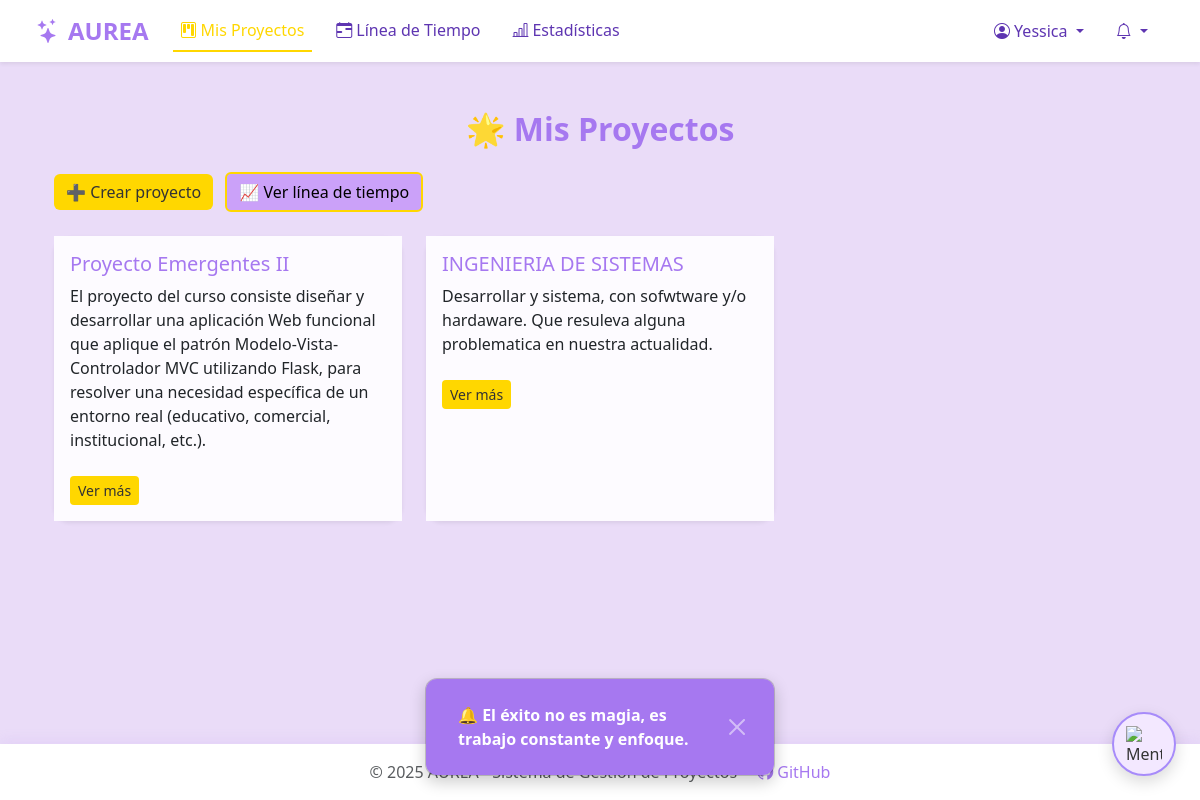
Page /project/dashboard (signed in) on the committed database.
### app/models.py (models this page shows, shortened)
class Usuario(db.Model, UserMixin):
    __tablename__ = 'usuarios'
    id_usuario = db.Column(db.Integer, primary_key=True)
    nombre = db.Column(db.String(100), nullable=False)
    email = db.Column(db.String(120), unique=True, nullable=False)
    contraseña = db.Column(db.String(200), nullable=False)
    id_rol = db.Column(db.Integer, db.ForeignKey('roles.id_rol'), default=2, nullable=False)
    rol = db.relationship('Rol', backref='usuario')
    colaboraciones = db.relationship('Colaborador', back_populates='usuario', cascade="all, delete-orphan")
    @property
    def id(self):
        return str(self.id_usuario)

class Proyecto(db.Model):
    __tablename__ = 'proyectos'
    id_proyecto = db.Column(db.Integer, primary_key = True)
    nombre = db.Column(db.String(100), nullable = False)
    descripcion = db.Column(db.Text, nullable=True)
    estado = db.Column(db.String(20), nullable=False, default='En progreso') #listo/en proceso/ detenido
    prioridad = db.Column(db.String(10), nullable=False, default='Media') # Alta, media, baja
    fecha_inicio = db.Column(db.Date, nullable=True)
    fecha_fin = db.Column(db.Date, nullable=True)
    progreso = db.Column(db.Integer, nullable=False, default=0)#0-100%
    colaboradores = db.relationship('Colaborador', back_populates='proyecto', cascade="all, delete-orphan")
    id_usuario = db.Column(db.Integer, db.ForeignKey('usuarios.id_usuario'), nullable=False)
    id_categoria = db.Column(db.Integer, db.ForeignKey('categorias.id_categoria'))

### app/project/routes.py (the view)
@project_bp.route('/dashboard')
@login_required
def dashboard():
    if current_user.rol.nombre == 'admin':
        proyectos = Proyecto.query.all()
    else:
        proyectos = Proyecto.query.filter(
            (Proyecto.id_usuario == current_user.id) |
            (Proyecto.colaboradores.any(Colaborador.id_usuario == current_user.id))
        ).all()
    return render_template('project/dashboard.html', proyectos=proyectos)

### app/auth/routes.py (called while the page is built)
@login_manager.user_loader
def load_user(user_id):
    frase = obtener_frase_aleatoria()
    flash(obtener_frase_aleatoria(), 'motivacion')
    print("LOAD USER - user_id recibido:", user_id)
    try:
        return Usuario.query.get(int(user_id))
    except Exception as e:
        print("Error al cargar usuario:", e)
        return None

### app/utils/motivacion.py (called while the page is built)
def obtener_frase_aleatoria():
    return random.choice(FRASES_MOTIVACIONALES)

### app/project/templates/project/dashboard.html
{% extends 'base.html' %}
{% block content %}
<div class="container mt-5">
  <h2 class="aurea-title mb-4">🌟 Mis Proyectos</h2>
  <div class="d-flex justify-content-between align-items-center mb-4">
  <div>
    <a href="{{ url_for('project.crear_proyecto') }}" class="btn btn-aurea me-2">➕ Crear proyecto</a>
    <a href="{{ url_for('project.linea_tiempo') }}" class="btn btn-lila-dorado">📈 Ver línea de tiempo</a>
  </div>
</div>
  <div class="row">
    {% for p in proyectos %}
    <div class="col-md-4 mb-4 fade-in-card">
      <div class="card shadow-sm h-100 border-0" style="border-radius: 16px;">
        <div class="card-body" style="background-color: #FDFBFF;">
          <h5 class="card-title" style="color: #A678F0;">{{ p.nombre }}</h5>
          <p class="card-text">{{ p.descripcion }}</p>
          <a href="{{ url_for('project.ver_proyecto', id=p.id_proyecto) }}" class="btn btn-aurea btn-sm mt-2">Ver más</a>
        </div>
      </div>
    </div>
    {% endfor %}
  </div>
</div>
{% endblock %}

### app/templates/base.html (shortened to what this page needs)
<!DOCTYPE html>
<html lang="es">
<head>
  <link href="https://cdn.jsdelivr.net/npm/bootstrap@5.3.0/dist/css/bootstrap.min.css" rel="stylesheet">
  <link rel="stylesheet" href="https://cdn.jsdelivr.net/npm/bootstrap-icons@1.11.0/font/bootstrap-icons.css">
</head>
<body>
  <nav class="navbar navbar-expand-lg navbar-light bg-white shadow-sm px-4">
    <div class="container-fluid">
      <a class="navbar-brand fs-4 fw-bold" href="{{ url_for('home') }}" style="color: #A678F0;">
        <i class="bi bi-stars me-2"></i>AUREA
      </a>
      <div class="collapse navbar-collapse" id="navbarNav">
        <ul class="navbar-nav me-auto">
          {% if current_user.is_authenticated %}
            <li class="nav-item">
              <a class="nav-link {{ 'active' if request.path == url_for('project.dashboard') }}"
                 href="{{ url_for('project.dashboard') }}">
                <i class="bi bi-kanban me-1"></i>Mis Proyectos
              </a>
            </li>
            <li class="nav-item">
              <a class="nav-link {{ 'active' if request.path == url_for('project.linea_tiempo') }}"
                 href="{{ url_for('project.linea_tiempo') }}">
                <i class="bi bi-calendar-range me-1"></i>Línea de Tiempo
              </a>
            </li>
            <li class="nav-item">
              <a class="nav-link {{ 'active' if request.path == url_for('project.estadisticas') }}"
                href="{{ url_for('project.estadisticas') }}">
                <i class="bi bi-bar-chart-line me-1"></i>Estadísticas
              </a>
            </li>
          {% endif %}
        </ul>
        <ul class="navbar-nav">
          {% if current_user.is_authenticated %}
            <li class="nav-item dropdown">
              <a class="nav-link dropdown-toggle" href="#" id="userDropdown" role="button"
                 data-bs-toggle="dropdown" aria-expanded="false">
                <i class="bi bi-person-circle me-1"></i>{{ current_user.nombre.split(' ')[0] }}
              </a>
            </li>
            <li class="nav-item dropdown position-relative">
  <a class="nav-link dropdown-toggle" href="#" id="navbarNotifications" role="button" data-bs-toggle="dropdown" aria-expanded="false">
    <i class="bi bi-bell"></i>
  </a>
</li>
          {% endif %}
        </ul>
      </div>
    </div>
  </nav>
<div class="container flex-grow-1">
  {% with messages = get_flashed_messages(with_categories=true) %}
    {% if messages %}
      {% for category, message in messages %}
        <div class="position-fixed bottom-0 start-50 translate-middle-x mb-4 z-3">
          <div class="toast align-items-center toast-motivacional show" role="alert" aria-live="assertive" aria-atomic="true">
            <div class="d-flex">
              <div class="toast-body fw-semibold">
                {% if category == 'success' %} ✨ {{ message }}
                {% else %} 🔔 {{ message }}
                {% endif %}
              </div>
              <button type="button" class="btn-close btn-close-white me-2 m-auto" data-bs-dismiss="toast"></button>
            </div>
          </div>
        </div>
      {% endfor %}
    {% endif %}
  {% endwith %}
    {% block content %}{% endblock %}
  </div>
  <footer class="text-center py-3">
    <div class="container">
      <p class="mb-0">
        <span class="text-muted">© 2025 AUREA - Sistema de Gestión de Proyectos</span>
        <a href="#" class="text-decoration-none ms-3" style="color: #A678F0;">
          GitHub
        </a>
      </p>
    </div>
  </footer>
  <link rel="stylesheet" href="https://cdn.jsdelivr.net/npm/bootstrap-icons@1.11.0/font/bootstrap-icons.css">
<div id="mentorBot" onclick="toggleMentorChat()">
  <img src="https://cdn-icons-png.flaticon.com/512/2920/2920230.png" alt="Mentor IA">
</div>
</body>
</html>

### app/templates/base.html (style rules this page uses)
.fade-in-card { animation: fadeInCard 0.8s ease-in-out; }
body { background-color: #EADCF8; font-family: 'Segoe UI', sans-serif; color: #333; min-height: 100vh; display: flex; flex-direction: column; }
.aurea-title { font-weight: bold; text-align: center; color: #A678F0; }
.btn-aurea { background-color: #FFD700; color: #333; font-weight: 500; border: none; transition: all 0.3s ease; }
.btn-lila-dorado { background-color: #CBA1F9; color: #000; border: 2px solid #FFD700; font-weight: 500; transition: all 0.3s ease-in-out; }
.navbar { box-shadow: 0 4px 12px rgba(166, 120, 240, 0.15); }
.nav-link { color: #5E35B1 !important; font-weight: 500; margin: 0 8px; transition: all 0.3s; }
.nav-link.active { color: #FFD700 !important; border-bottom: 2px solid #FFD700; }
#mentorBot { background-color: #A678F0; border-color: #FFD700; }
footer { margin-top: auto; background-color: white; padding: 20px 0; box-shadow: 0 -4px 12px rgba(166, 120, 240, 0.1); }
.toast-motivacional { background-color: #A678F0; color: white; font-weight: 500; font-size: 1rem; padding: 12px 20px; border-radius: 12px; box-shadow: 0 6px 16px rgba(0,0,0,0.2); }
#mentorBot { position: fixed; bottom: 24px; right: 24px; z-index: 9999; background-color: #F3E8FF; border: 2px solid #A78BFA; border-radius: 50%; width: 64px; height: 64px; display: flex; justify-content: center; align-items: center; box-shadow: 0 6px 16px rgba(0, 0, 0, 0.15); cursor: pointer; animation: floatUp 1s ease-out; }
#mentorBot img { width: 36px; height: 36px; }

### rows in the picture
Usuario: nombre "Yessica"
Proyecto: nombre "Proyecto Emergentes II", descripcion "El proyecto del curso consiste diseñar y desarrollar una aplicación Web funcional que aplique el patrón Modelo-Vista-Controlador MVC utilizando Flask, para resolver una necesidad específica de un entorno real (educativo, comercial, institucional, etc.)."
Proyecto: nombre "INGENIERIA DE SISTEMAS", descripcion "Desarrollar y sistema, con sofwtware y/o hardaware. Que resuleva alguna problematica en nuestra actualidad."

### other values in the picture
{{ message }} "El éxito no es magia, es trabajo constante y enfoque."
